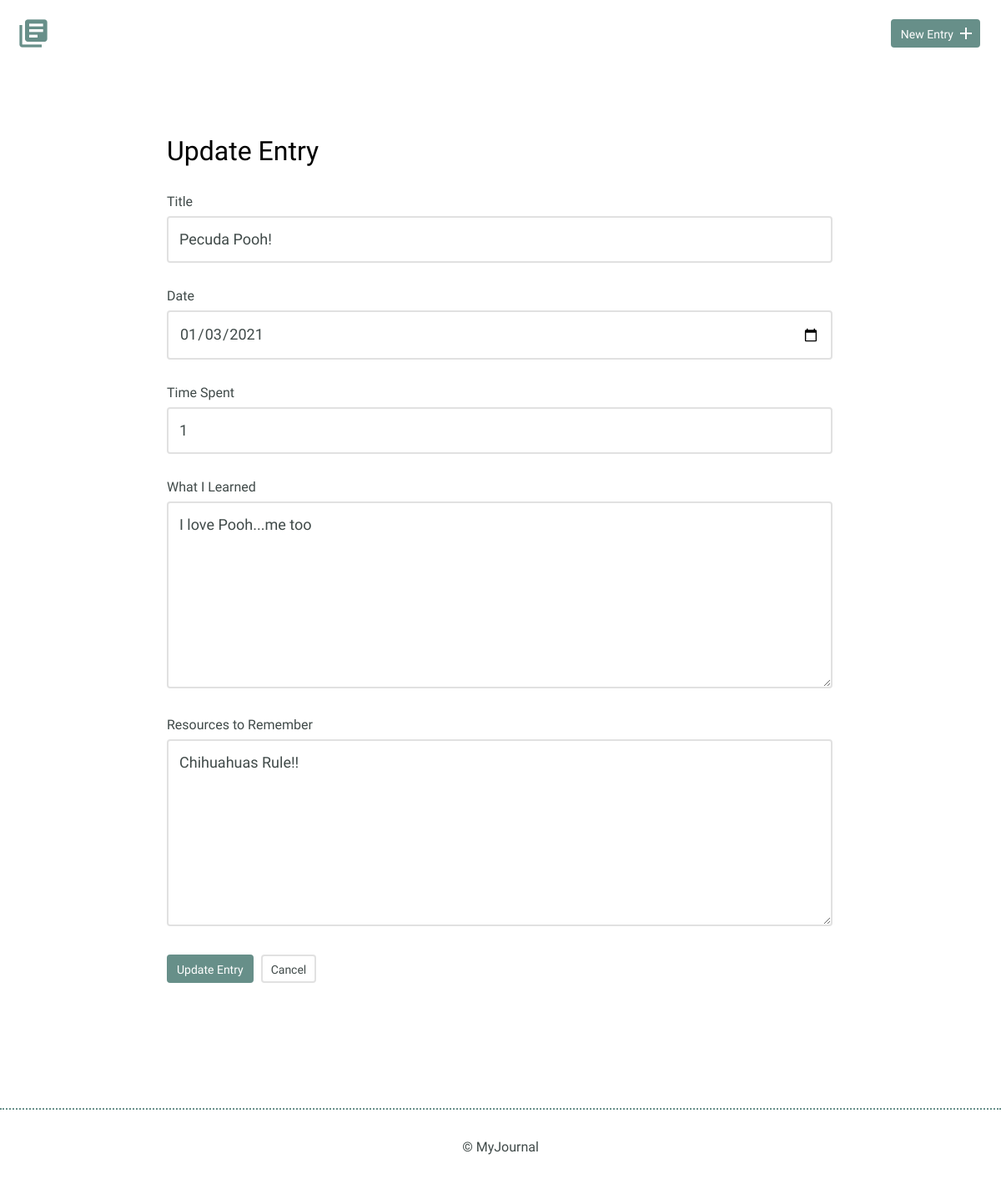
The app's page /new.php?id=17 with its own data.
### tables this page shows
CREATE TABLE "entries" (
	`id`	INTEGER,
	`title`	TEXT,
	`date`	TEXT,
	`time_spent`	INTEGER,
	`learned`	BLOB,
	`resources`	BLOB,
	PRIMARY KEY(`id`)
);

### inc/functions.php (called while the page is built, shortened)
<?php
function get_selected_entry($id) {
    include 'connection.php';
    $sql = 'SELECT * FROM entries WHERE id = ?';
    try {
        $results = $db->prepare($sql);
        $results->bindValue(1, $id, PDO::PARAM_INT);
        $results->execute();
    } catch (Exception $e) {
        echo "Error!: " . $e->getMessage() . "<br />";
        return false;
       die();
    }
    return $results->fetch();
}

### new.php (the view, shortened to what this page needs)
<?php
include 'inc/functions.php';
include 'inc/header.php';
$title = $date = $timeSpent = $whatILearned = $ResourcesToRemember = '';
if (isset($_GET['id'])) {
    list($id, $title, $date, $timeSpent, $whatILearned, $ResourcesToRemember) = get_selected_entry(filter_input(INPUT_GET, 'id', FILTER_SANITIZE_NUMBER_INT));
}
?>
        <section>
            <div class="container">
                <div class="new-entry">
                    <h2><?php
                    if (!empty($id)) {
                        echo 'Update';
                    } else {
                        echo 'New';
                    }
                    ?> Entry</h2>
                    <form method="post" action="new.php">
                        <label for="title"> Title</label>
                        <input id="title" type="text" name="title" value="<?php echo $title ?>" ><br>
                        <label for="date">Date</label>
                        <input id="date" type="date" name="date" value="<?php  echo $date ?>"><br>
                        <label for="timeSpent"> Time Spent</label>
                        <input id="timeSpent" type="text" name="timeSpent" value="<?php echo $timeSpent ?>"><br>
                        <label for="whatILearned">What I Learned</label>
                        <textarea id="whatILearned" rows="5" name="whatILearned" ><?php echo $whatILearned ?></textarea>
                        <label for="ResourcesToRemember">Resources to Remember</label>
                        <textarea id="ResourcesToRemember" rows="5" name="ResourcesToRemember" ><?php echo $ResourcesToRemember ?></textarea>
                        <input type="submit" value="<?php
                            if (!empty($id)) {
                                echo 'Update';
                            } else {
                                echo 'New';
                            }
                            ?> Entry" class="button">
                        <a href="#" class="button button-secondary">Cancel</a>
                    </form>
                </div>
            </div>
        </section>
<?php
include "inc/footer.php";
?>

### css/site.css (style rules this page uses)
body { font-size: 16px; color: #404a49; font-family: 'Cousine', serif; font-weight: 400; }
.container { margin: 0 auto; padding: 0 25px; }
.button { padding: 8px 10px 6px 10px; background: #678f89; border: 2px solid #678f89; border-radius: 4px; text-decoration: none; color: #FFF; position: relative; text-align: center; font-size: 14px; }
.button.button-secondary { background: #FFF; border: 2px solid #e1e1e1; color: #404a49; }
h1, h2, h3 { margin: 0; font-weight: 400; line-height: 1em; color: #000; }
h2 { font-size: 32px; }
.entry-list, .edit-entry, .new-entry { max-width: 800px; margin: 0 auto; padding: 70px 0 150px 0; }
.edit-entry h2, .new-entry h2 { margin-bottom: 35px; }
form label { display: block; margin-bottom: 8px; }
form input[type=text], form input[type=password], form input[type=date], form textarea { border: 2px solid #e1e1e1; font-size: 18px; line-height: 1.8em; padding:10px 13px; margin-bottom: 30px; border-radius: 4px; width: calc(100% - 32px); }
.edit-entry form textarea, .new-entry form textarea { min-height: 200px; }
input[type=submit] { margin-right: 5px; }

### records on screen
entries: title "Pecuda Pooh!", date "01/03/2021", timeSpent "1", whatILearned "I love Pooh...me too", ResourcesToRemember "Chihuahuas Rule!!"
